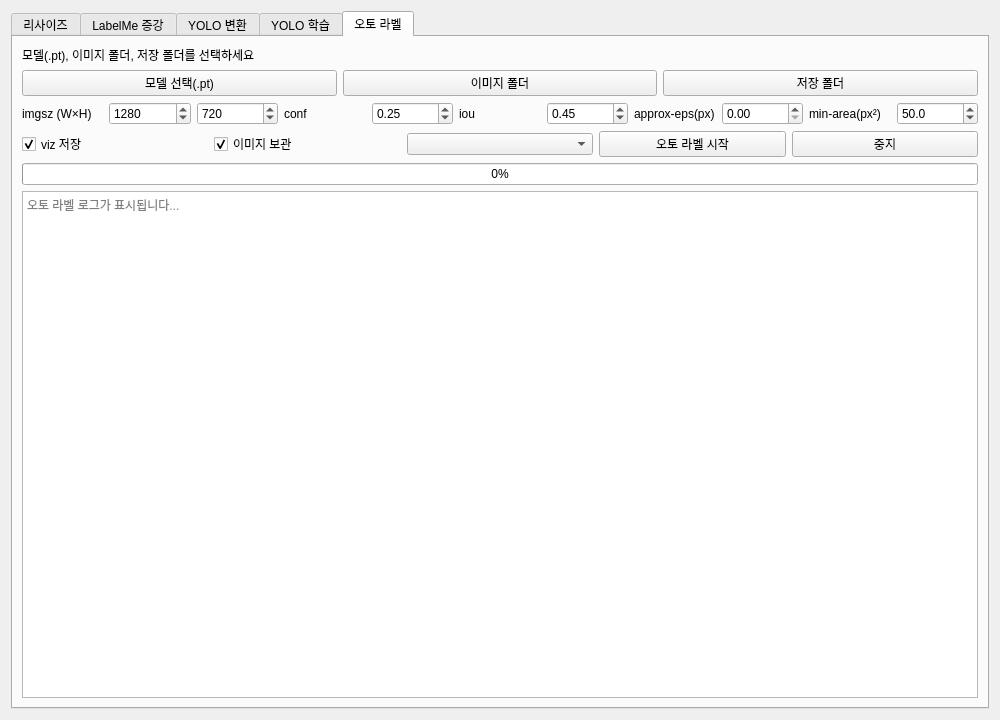
<?xml version="1.0" encoding="UTF-8"?>
<ui version="4.0">
 <class>ImageToolsWindow</class>
 <widget class="QWidget" name="ImageToolsWindow">
  <property name="geometry">
   <rect>
    <x>0</x>
    <y>0</y>
    <width>1000</width>
    <height>720</height>
   </rect>
  </property>
  <property name="windowTitle">
   <string>이미지 툴킷 - 리사이즈 &amp; LabelMe 증강 &amp; YOLO 변환/학습</string>
  </property>
  <layout class="QVBoxLayout" name="rootLayout">
   <item>
    <widget class="QTabWidget" name="tabWidget">
     <property name="currentIndex">
      <number>4</number>
     </property>
     <widget class="QWidget" name="tabResize">
      <attribute name="title">
       <string>리사이즈</string>
      </attribute>
      <layout class="QVBoxLayout" name="resizeLayout">
       <item>
        <widget class="QLabel" name="labelPath">
         <property name="text">
          <string>디렉토리를 선택하세요</string>
         </property>
         <property name="alignment">
          <set>Qt::AlignLeading|Qt::AlignLeft|Qt::AlignVCenter</set>
         </property>
        </widget>
       </item>
       <item>
        <layout class="QHBoxLayout" name="buttonLayout">
         <item>
          <widget class="QPushButton" name="btnSelect">
           <property name="text">
            <string>디렉토리 선택</string>
           </property>
          </widget>
         </item>
         <item>
          <widget class="QPushButton" name="btnRun">
           <property name="text">
            <string>변환 실행(병렬)</string>
           </property>
          </widget>
         </item>
         <item>
          <widget class="QPushButton" name="btnStop">
           <property name="text">
            <string>중지</string>
           </property>
          </widget>
         </item>
        </layout>
       </item>
       <item>
        <widget class="QProgressBar" name="progressBar">
         <property name="value">
          <number>0</number>
         </property>
         <property name="format">
          <string>%p%</string>
         </property>
        </widget>
       </item>
       <item>
        <widget class="QLabel" name="threadLabel">
         <property name="text">
          <string>스레드: -</string>
         </property>
         <property name="alignment">
          <set>Qt::AlignRight|Qt::AlignTrailing|Qt::AlignVCenter</set>
         </property>
        </widget>
       </item>
       <item>
        <widget class="QTextEdit" name="textLog">
         <property name="readOnly">
          <bool>true</bool>
         </property>
         <property name="placeholderText">
          <string>변환 로그가 표시됩니다...</string>
         </property>
        </widget>
       </item>
      </layout>
     </widget>
     <widget class="QWidget" name="tabAugment">
      <attribute name="title">
       <string>LabelMe 증강</string>
      </attribute>
      <layout class="QVBoxLayout" name="augmentLayout">
       <item>
        <widget class="QLabel" name="labelAugPaths">
         <property name="text">
          <string>입력/출력 폴더를 선택하세요</string>
         </property>
         <property name="alignment">
          <set>Qt::AlignLeading|Qt::AlignLeft|Qt::AlignVCenter</set>
         </property>
        </widget>
       </item>
       <item>
        <layout class="QHBoxLayout" name="augPathBtns">
         <item>
          <widget class="QPushButton" name="btnAugIn">
           <property name="text">
            <string>입력 폴더 선택</string>
           </property>
          </widget>
         </item>
         <item>
          <widget class="QPushButton" name="btnAugOut">
           <property name="text">
            <string>출력 폴더 선택</string>
           </property>
          </widget>
         </item>
        </layout>
       </item>
       <item>
        <layout class="QHBoxLayout" name="augControls">
         <item>
          <widget class="QLabel" name="labelMultiplier">
           <property name="text">
            <string>Multiplier</string>
           </property>
          </widget>
         </item>
         <item>
          <widget class="QSpinBox" name="spinMultiplier">
           <property name="minimum">
            <number>1</number>
           </property>
           <property name="maximum">
            <number>100</number>
           </property>
           <property name="value">
            <number>5</number>
           </property>
          </widget>
         </item>
         <item>
          <widget class="QPushButton" name="btnAugRun">
           <property name="text">
            <string>증강 실행(병렬)</string>
           </property>
          </widget>
         </item>
         <item>
          <widget class="QPushButton" name="btnAugStop">
           <property name="text">
            <string>중지</string>
           </property>
          </widget>
         </item>
        </layout>
       </item>
       <item>
        <widget class="QProgressBar" name="progressAug">
         <property name="value">
          <number>0</number>
         </property>
         <property name="format">
          <string>%p%</string>
         </property>
        </widget>
       </item>
       <item>
        <widget class="QLabel" name="threadLabelAug">
         <property name="text">
          <string>스레드: -</string>
         </property>
         <property name="alignment">
          <set>Qt::AlignRight|Qt::AlignTrailing|Qt::AlignVCenter</set>
         </property>
        </widget>
       </item>
       <item>
        <widget class="QTextEdit" name="textAugLog">
         <property name="readOnly">
          <bool>true</bool>
         </property>
         <property name="placeholderText">
          <string>증강 로그가 표시됩니다...</string>
         </property>
        </widget>
       </item>
      </layout>
     </widget>
     <widget class="QWidget" name="tabConvert">
      <attribute name="title">
       <string>YOLO 변환</string>
      </attribute>
      <layout class="QVBoxLayout" name="cvLayout">
       <item>
        <widget class="QLabel" name="labelCvPaths">
         <property name="text">
          <string>이미지/JSON/출력 폴더를 선택하세요</string>
         </property>
         <property name="alignment">
          <set>Qt::AlignLeading|Qt::AlignLeft|Qt::AlignVCenter</set>
         </property>
        </widget>
       </item>
       <item>
        <layout class="QHBoxLayout" name="cvPathBtns1">
         <item>
          <widget class="QPushButton" name="btnCvImg">
           <property name="text">
            <string>이미지 폴더</string>
           </property>
          </widget>
         </item>
         <item>
          <widget class="QPushButton" name="btnCvJson">
           <property name="text">
            <string>JSON 폴더</string>
           </property>
          </widget>
         </item>
         <item>
          <widget class="QPushButton" name="btnCvOut">
           <property name="text">
            <string>출력 폴더</string>
           </property>
          </widget>
         </item>
        </layout>
       </item>
       <item>
        <layout class="QHBoxLayout" name="cvControls">
         <item>
          <widget class="QLabel" name="labelCvSize">
           <property name="text">
            <string>사이즈 (W×H)</string>
           </property>
          </widget>
         </item>
         <item>
          <widget class="QSpinBox" name="spinCvW">
           <property name="minimum">
            <number>64</number>
           </property>
           <property name="maximum">
            <number>4096</number>
           </property>
           <property name="singleStep">
            <number>32</number>
           </property>
           <property name="value">
            <number>1280</number>
           </property>
          </widget>
         </item>
         <item>
          <widget class="QSpinBox" name="spinCvH">
           <property name="minimum">
            <number>64</number>
           </property>
           <property name="maximum">
            <number>4096</number>
           </property>
           <property name="singleStep">
            <number>16</number>
           </property>
           <property name="value">
            <number>720</number>
           </property>
          </widget>
         </item>
         <item>
          <widget class="QLabel" name="labelValRatio">
           <property name="text">
            <string>Val 비율</string>
           </property>
          </widget>
         </item>
         <item>
          <widget class="QDoubleSpinBox" name="doubleSpinValRatio">
           <property name="decimals">
            <number>2</number>
           </property>
           <property name="minimum">
            <double>0.000000000000000</double>
           </property>
           <property name="maximum">
            <double>1.000000000000000</double>
           </property>
           <property name="singleStep">
            <double>0.050000000000000</double>
           </property>
           <property name="value">
            <double>0.200000000000000</double>
           </property>
          </widget>
         </item>
         <item>
          <widget class="QPushButton" name="btnCvRun">
           <property name="text">
            <string>변환 실행</string>
           </property>
          </widget>
         </item>
         <item>
          <widget class="QPushButton" name="btnCvStop">
           <property name="text">
            <string>중지</string>
           </property>
          </widget>
         </item>
        </layout>
       </item>
       <item>
        <widget class="QProgressBar" name="progressCv">
         <property name="value">
          <number>0</number>
         </property>
         <property name="format">
          <string>%p%</string>
         </property>
        </widget>
       </item>
       <item>
        <widget class="QLabel" name="threadLabelCv">
         <property name="text">
          <string>스레드: -</string>
         </property>
         <property name="alignment">
          <set>Qt::AlignRight|Qt::AlignTrailing|Qt::AlignVCenter</set>
         </property>
        </widget>
       </item>
       <item>
        <widget class="QTextEdit" name="textCvLog">
         <property name="readOnly">
          <bool>true</bool>
         </property>
         <property name="placeholderText">
          <string>변환 로그가 표시됩니다...</string>
         </property>
        </widget>
       </item>
      </layout>
     </widget>
     <widget class="QWidget" name="tabTrain">
      <attribute name="title">
       <string>YOLO 학습</string>
      </attribute>
      <layout class="QVBoxLayout" name="trainLayout">
       <item>
        <widget class="QLabel" name="labelTrainPaths">
         <property name="text">
          <string>모델(.pt)과 dataset.yaml을 선택하세요</string>
         </property>
        </widget>
       </item>
       <item>
        <layout class="QHBoxLayout" name="trainPathBtns">
         <item>
          <widget class="QPushButton" name="btnTrainModel">
           <property name="text">
            <string>모델 선택(.pt)</string>
           </property>
          </widget>
         </item>
         <item>
          <widget class="QPushButton" name="btnTrainData">
           <property name="text">
            <string>dataset.yaml 선택</string>
           </property>
          </widget>
         </item>
        </layout>
       </item>
       <item>
        <layout class="QHBoxLayout" name="trainControls1">
         <item>
          <widget class="QLabel" name="labelImgSz">
           <property name="text">
            <string>imgsz (W×H)</string>
           </property>
          </widget>
         </item>
         <item>
          <widget class="QSpinBox" name="spinTrainW">
           <property name="minimum">
            <number>64</number>
           </property>
           <property name="maximum">
            <number>4096</number>
           </property>
           <property name="singleStep">
            <number>32</number>
           </property>
           <property name="value">
            <number>1280</number>
           </property>
          </widget>
         </item>
         <item>
          <widget class="QSpinBox" name="spinTrainH">
           <property name="minimum">
            <number>64</number>
           </property>
           <property name="maximum">
            <number>4096</number>
           </property>
           <property name="singleStep">
            <number>16</number>
           </property>
           <property name="value">
            <number>720</number>
           </property>
          </widget>
         </item>
         <item>
          <widget class="QLabel" name="labelEpochs">
           <property name="text">
            <string>epochs</string>
           </property>
          </widget>
         </item>
         <item>
          <widget class="QSpinBox" name="spinTrainEpochs">
           <property name="minimum">
            <number>1</number>
           </property>
           <property name="maximum">
            <number>1000</number>
           </property>
           <property name="value">
            <number>100</number>
           </property>
          </widget>
         </item>
         <item>
          <widget class="QLabel" name="labelBatch">
           <property name="text">
            <string>batch</string>
           </property>
          </widget>
         </item>
         <item>
          <widget class="QSpinBox" name="spinTrainBatch">
           <property name="minimum">
            <number>1</number>
           </property>
           <property name="maximum">
            <number>1024</number>
           </property>
           <property name="value">
            <number>16</number>
           </property>
          </widget>
         </item>
         <item>
          <widget class="QCheckBox" name="chkTrainBatchAuto">
           <property name="text">
            <string>auto</string>
           </property>
           <property name="checked">
            <bool>true</bool>
           </property>
          </widget>
         </item>
        </layout>
       </item>
       <item>
        <layout class="QHBoxLayout" name="trainButtons">
         <item>
          <widget class="QPushButton" name="btnTrainStart">
           <property name="text">
            <string>학습 시작</string>
           </property>
          </widget>
         </item>
         <item>
          <widget class="QPushButton" name="btnTrainStop">
           <property name="text">
            <string>중지</string>
           </property>
          </widget>
         </item>
        </layout>
       </item>
       <item>
        <widget class="QTextEdit" name="textTrainLog">
         <property name="readOnly">
          <bool>true</bool>
         </property>
         <property name="placeholderText">
          <string>학습 로그가 표시됩니다...</string>
         </property>
        </widget>
       </item>
      </layout>
     </widget>
     <widget class="QWidget" name="tabAutoLabel">
      <attribute name="title">
       <string>오토 라벨</string>
      </attribute>
      <layout class="QVBoxLayout" name="alLayout">
       <item>
        <widget class="QLabel" name="labelALPaths">
         <property name="text">
          <string>모델(.pt), 이미지 폴더, 저장 폴더를 선택하세요</string>
         </property>
        </widget>
       </item>
       <item>
        <layout class="QHBoxLayout" name="alPathBtns">
         <item>
          <widget class="QPushButton" name="btnALModel">
           <property name="text">
            <string>모델 선택(.pt)</string>
           </property>
          </widget>
         </item>
         <item>
          <widget class="QPushButton" name="btnALImg">
           <property name="text">
            <string>이미지 폴더</string>
           </property>
          </widget>
         </item>
         <item>
          <widget class="QPushButton" name="btnALSave">
           <property name="text">
            <string>저장 폴더</string>
           </property>
          </widget>
         </item>
        </layout>
       </item>
       <item>
        <layout class="QHBoxLayout" name="alControls1">
         <item>
          <widget class="QLabel" name="labelALImgSz">
           <property name="text">
            <string>imgsz (W×H)</string>
           </property>
          </widget>
         </item>
         <item>
          <widget class="QSpinBox" name="spinALW">
           <property name="minimum">
            <number>64</number>
           </property>
           <property name="maximum">
            <number>4096</number>
           </property>
           <property name="singleStep">
            <number>32</number>
           </property>
           <property name="value">
            <number>1280</number>
           </property>
          </widget>
         </item>
         <item>
          <widget class="QSpinBox" name="spinALH">
           <property name="minimum">
            <number>64</number>
           </property>
           <property name="maximum">
            <number>4096</number>
           </property>
           <property name="singleStep">
            <number>16</number>
           </property>
           <property name="value">
            <number>720</number>
           </property>
          </widget>
         </item>
         <item>
          <widget class="QLabel" name="labelALConf">
           <property name="text">
            <string>conf</string>
           </property>
          </widget>
         </item>
         <item>
          <widget class="QDoubleSpinBox" name="doubleALConf">
           <property name="decimals">
            <number>2</number>
           </property>
           <property name="minimum">
            <double>0.000000000000000</double>
           </property>
           <property name="maximum">
            <double>1.000000000000000</double>
           </property>
           <property name="singleStep">
            <double>0.010000000000000</double>
           </property>
           <property name="value">
            <double>0.250000000000000</double>
           </property>
          </widget>
         </item>
         <item>
          <widget class="QLabel" name="labelALIou">
           <property name="text">
            <string>iou</string>
           </property>
          </widget>
         </item>
         <item>
          <widget class="QDoubleSpinBox" name="doubleALIou">
           <property name="decimals">
            <number>2</number>
           </property>
           <property name="minimum">
            <double>0.000000000000000</double>
           </property>
           <property name="maximum">
            <double>1.000000000000000</double>
           </property>
           <property name="singleStep">
            <double>0.010000000000000</double>
           </property>
           <property name="value">
            <double>0.450000000000000</double>
           </property>
          </widget>
         </item>
         <item>
          <widget class="QLabel" name="labelALApprox">
           <property name="text">
            <string>approx-eps(px)</string>
           </property>
          </widget>
         </item>
         <item>
          <widget class="QDoubleSpinBox" name="doubleALApprox">
           <property name="decimals">
            <number>2</number>
           </property>
           <property name="minimum">
            <double>0.000000000000000</double>
           </property>
           <property name="maximum">
            <double>1000.000000000000000</double>
           </property>
           <property name="singleStep">
            <double>0.100000000000000</double>
           </property>
           <property name="value">
            <double>0.000000000000000</double>
           </property>
          </widget>
         </item>
         <item>
          <widget class="QLabel" name="labelALMinArea">
           <property name="text">
            <string>min-area(px²)</string>
           </property>
          </widget>
         </item>
         <item>
          <widget class="QDoubleSpinBox" name="doubleALMinArea">
           <property name="decimals">
            <number>1</number>
           </property>
           <property name="minimum">
            <double>0.000000000000000</double>
           </property>
           <property name="maximum">
            <double>100000000.000000000000000</double>
           </property>
           <property name="singleStep">
            <double>10.000000000000000</double>
           </property>
           <property name="value">
            <double>50.000000000000000</double>
           </property>
          </widget>
         </item>
        </layout>
       </item>
       <item>
        <layout class="QHBoxLayout" name="alControls2"/>
       </item>
       <item>
        <layout class="QHBoxLayout" name="alControls3">
         <item>
          <widget class="QCheckBox" name="chkALViz">
           <property name="text">
            <string>viz 저장</string>
           </property>
           <property name="checked">
            <bool>true</bool>
           </property>
          </widget>
         </item>
         <item>
          <widget class="QCheckBox" name="chkALCopy">
           <property name="text">
            <string>이미지 보관</string>
           </property>
           <property name="checked">
            <bool>true</bool>
           </property>
          </widget>
         </item>
         <item>
          <widget class="QComboBox" name="comboALCopyMode"/>
         </item>
         <item>
          <widget class="QPushButton" name="btnALRun">
           <property name="text">
            <string>오토 라벨 시작</string>
           </property>
          </widget>
         </item>
         <item>
          <widget class="QPushButton" name="btnALStop">
           <property name="text">
            <string>중지</string>
           </property>
          </widget>
         </item>
        </layout>
       </item>
       <item>
        <layout class="QHBoxLayout" name="alControls4"/>
       </item>
       <item>
        <widget class="QProgressBar" name="progressAL">
         <property name="value">
          <number>0</number>
         </property>
         <property name="format">
          <string>%p%</string>
         </property>
        </widget>
       </item>
       <item>
        <widget class="QTextEdit" name="textALLog">
         <property name="readOnly">
          <bool>true</bool>
         </property>
         <property name="placeholderText">
          <string>오토 라벨 로그가 표시됩니다...</string>
         </property>
        </widget>
       </item>
      </layout>
     </widget>
    </widget>
   </item>
  </layout>
 </widget>
 <resources/>
 <connections/>
</ui>
